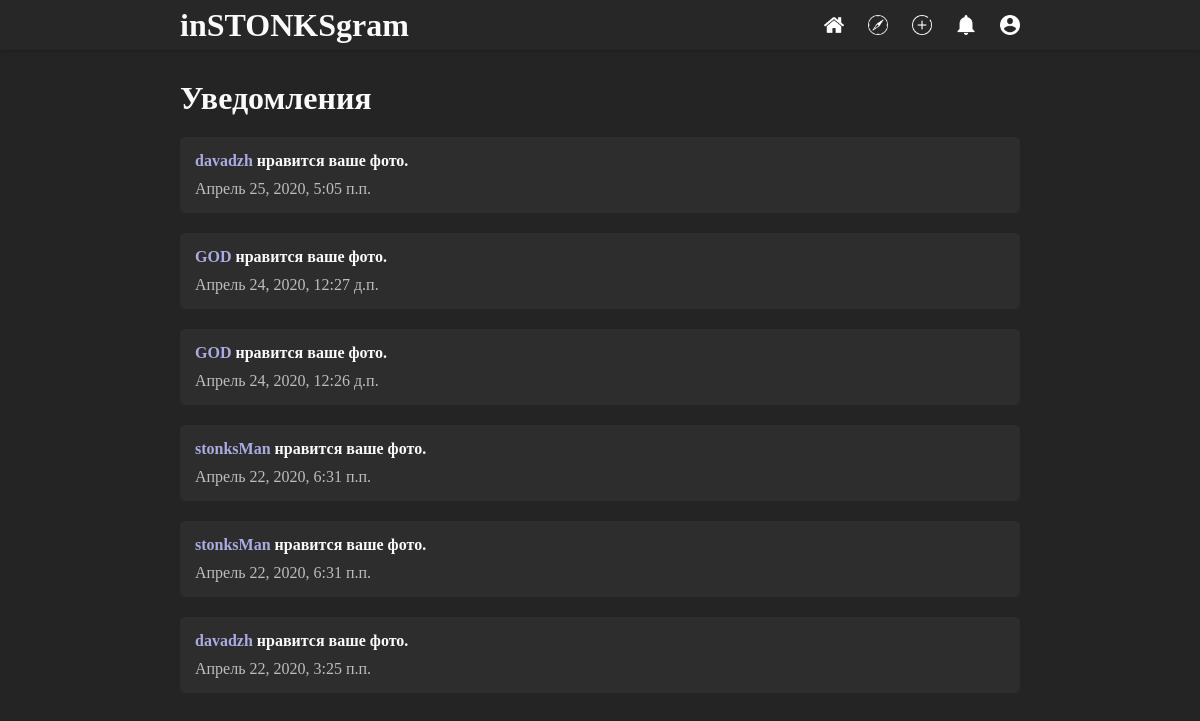
The app's page /notifications/ (signed in) with its own data.
### accounts/models.py (models this page shows, shortened)
class Notification(models.Model):
    username = models.ForeignKey(User, on_delete=models.CASCADE)
    notification_from = models.CharField('Другой пользователь', max_length=300, blank=True)
    notification_text = models.CharField('Текст уведомления', max_length=300, blank=True)
    pub_id = models.IntegerField('Идентефикатор публикации', null=True, blank=True)
    not_date = models.DateTimeField('Дата уведомления', auto_now_add=True)

### accounts/views.py (the view)
# urls.py: path('notifications/', views.notificationsView, name='notifications'),
@login_required
def notificationsView(request):
    nots = Notification.objects.filter(username=request.user).order_by('-not_date')[:30]
    return render(request, 'notifications.html', context={'nots': nots})

### accounts/templates/notifications.html
{% extends 'index.html' %}
{% block content %}
    <h1 class="section-name-h1">Уведомления</h1>
    <div class="notifications-block">
    {% if nots %}
        {% for n in nots %}
        <div class="notification">
            <h4><a href="{% url 'profile' n.notification_from %}">{{n.notification_from}}</a> {{n.notification_text}}</h4>
            <p>{{n.not_date}}</p>
        </div>
        {% endfor %}
    {% else %}
    <div class="notification">
        <h3>У вас нет новых уведомлений</h3>
    </div>
    {% endif %}
    </div>
{% endblock %}

### static/css/style.css (style rules this page uses)
* { margin: 0; padding: 0; }
body { font-family: Tengri; margin: 0; padding: 0; background: #242424; color: #fafafa; }
a { text-decoration: none; color: #fafafa; }
.notifications-block { margin-top: 20px; }
.notification { background: #2d2d2d; padding: 15px; margin-bottom: 20px; border-radius: 5px; }
.notification a { color: #abaae2; }
.notification p { padding-top: 10px; color: #bdbdbd; }

### records on screen
Notification: notification_from "davadzh", notification_text "нравится ваше фото.", not_date "Апрель 25, 2020, 5:05 п.п."
Notification: notification_from "GOD", notification_text "нравится ваше фото.", not_date "Апрель 24, 2020, 12:27 д.п."
Notification: notification_from "GOD", notification_text "нравится ваше фото.", not_date "Апрель 24, 2020, 12:26 д.п."
Notification: notification_from "stonksMan", notification_text "нравится ваше фото.", not_date "Апрель 22, 2020, 6:31 п.п."
Notification: notification_from "stonksMan", notification_text "нравится ваше фото.", not_date "Апрель 22, 2020, 6:31 п.п."
Notification: notification_from "davadzh", notification_text "нравится ваше фото.", not_date "Апрель 22, 2020, 3:25 п.п."
